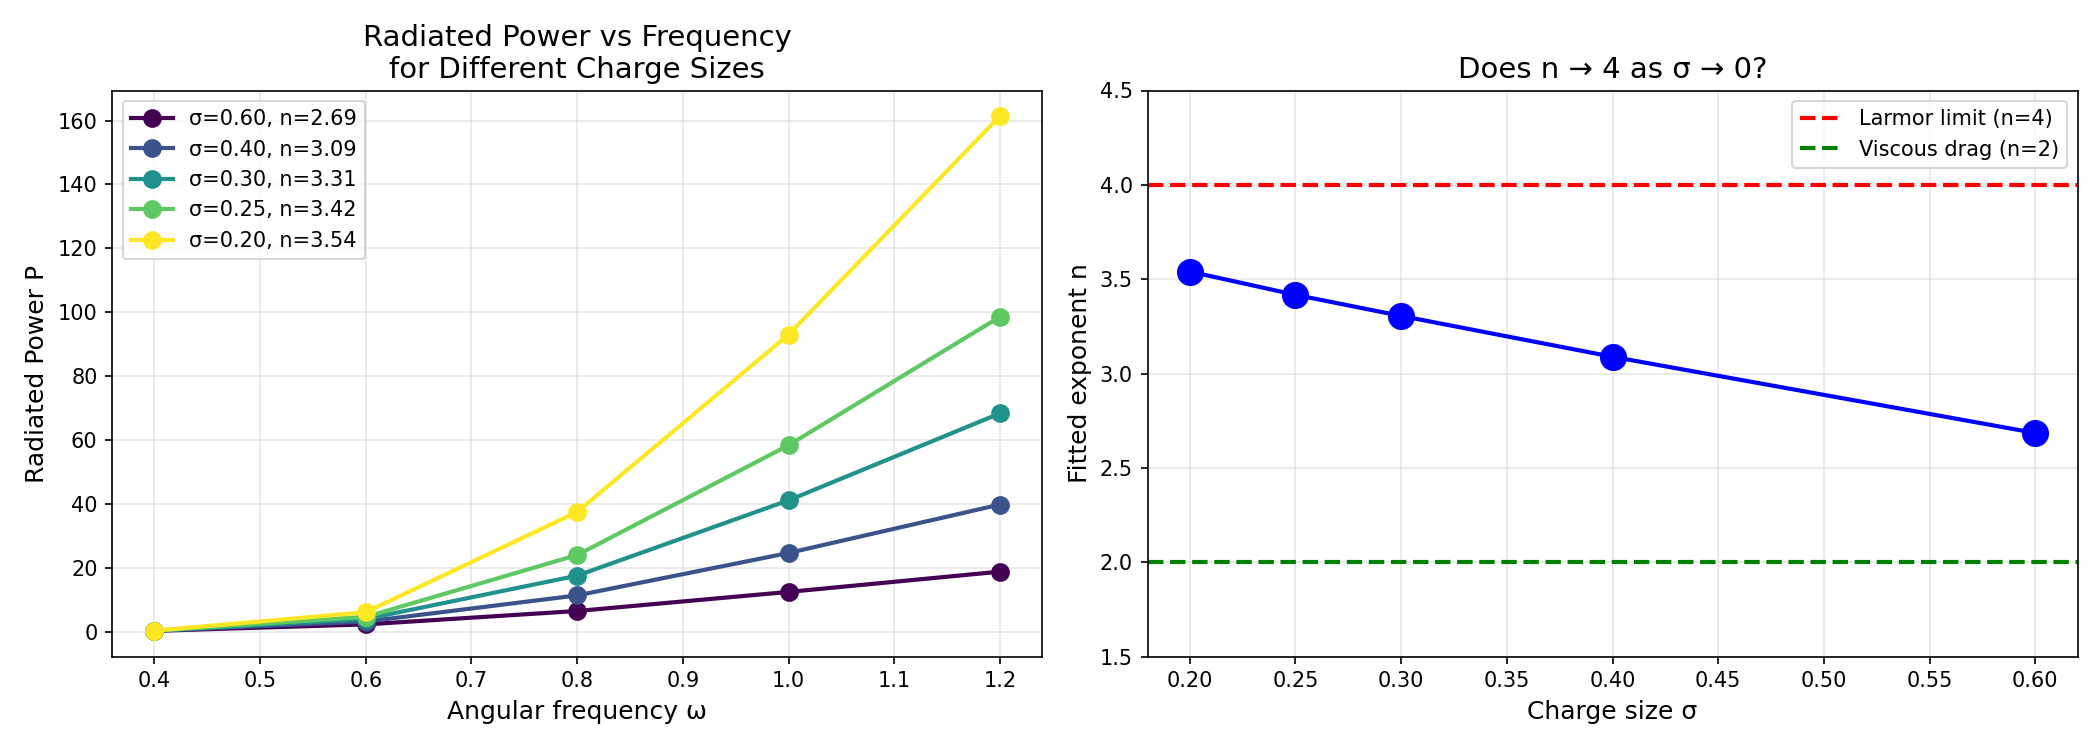

The script that saved this image:
"""
CHARGE SIZE SCALING TEST
========================
The key prediction: The measured exponent n should approach 4 (Larmor)
as the charge size (sigma) approaches zero.

For finite-sized charges, we expect:
    P = A*ω² + B*ω⁴

Where:
    - A*ω² is the near-field reactive power (finite size effect)
    - B*ω⁴ is the far-field radiation (true Larmor)

As sigma → 0, the ω² term should dominate at low ω but the
transition to ω⁴ should occur at lower frequencies.

The effective exponent n should increase as:
    n ≈ 2 + 2*(ω*sigma/c)² / (1 + (ω*sigma/c)²)

This test varies sigma while measuring the power law exponent.
"""

import taichi as ti
import numpy as np
import matplotlib.pyplot as plt
from scipy.optimize import curve_fit
from time import time

ti.init(arch=ti.gpu, default_fp=ti.f32)

# =============================================================================
# GRID PARAMETERS
# =============================================================================

N = 128
L = 16.0
dx = L / N
c = 1.0
dt = 0.3 * dx / c

print(f"Grid: {N}³ = {N**3:,} cells")
print(f"dx = {dx:.4f}, dt = {dt:.4f}")

# =============================================================================
# FIELDS
# =============================================================================

Ex = ti.field(dtype=ti.f32, shape=(N, N, N))
Ey = ti.field(dtype=ti.f32, shape=(N, N, N))
Ez = ti.field(dtype=ti.f32, shape=(N, N, N))
Bx = ti.field(dtype=ti.f32, shape=(N, N, N))
By = ti.field(dtype=ti.f32, shape=(N, N, N))
Bz = ti.field(dtype=ti.f32, shape=(N, N, N))

Jx = ti.field(dtype=ti.f32, shape=(N, N, N))
Jy = ti.field(dtype=ti.f32, shape=(N, N, N))
Jz = ti.field(dtype=ti.f32, shape=(N, N, N))

# =============================================================================
# MAXWELL FDTD KERNELS
# =============================================================================

@ti.kernel
def update_B(dt_val: ti.f32):
    """∂B/∂t = -∇×E"""
    inv_dx = 1.0 / dx
    for i, j, k in Bx:
        if 0 < i < N-1 and 0 < j < N-1 and 0 < k < N-1:
            dEz_dy = (Ez[i, j+1, k] - Ez[i, j-1, k]) * 0.5 * inv_dx
            dEy_dz = (Ey[i, j, k+1] - Ey[i, j, k-1]) * 0.5 * inv_dx
            dEx_dz = (Ex[i, j, k+1] - Ex[i, j, k-1]) * 0.5 * inv_dx
            dEz_dx = (Ez[i+1, j, k] - Ez[i-1, j, k]) * 0.5 * inv_dx
            dEy_dx = (Ey[i+1, j, k] - Ey[i-1, j, k]) * 0.5 * inv_dx
            dEx_dy = (Ex[i, j+1, k] - Ex[i, j-1, k]) * 0.5 * inv_dx

            Bx[i, j, k] -= (dEz_dy - dEy_dz) * dt_val
            By[i, j, k] -= (dEx_dz - dEz_dx) * dt_val
            Bz[i, j, k] -= (dEy_dx - dEx_dy) * dt_val


@ti.kernel
def update_E(dt_val: ti.f32):
    """∂E/∂t = c²∇×B - J/ε₀"""
    c2 = c * c
    inv_dx = 1.0 / dx
    for i, j, k in Ex:
        if 0 < i < N-1 and 0 < j < N-1 and 0 < k < N-1:
            dBz_dy = (Bz[i, j+1, k] - Bz[i, j-1, k]) * 0.5 * inv_dx
            dBy_dz = (By[i, j, k+1] - By[i, j, k-1]) * 0.5 * inv_dx
            dBx_dz = (Bx[i, j, k+1] - Bx[i, j, k-1]) * 0.5 * inv_dx
            dBz_dx = (Bz[i+1, j, k] - Bz[i-1, j, k]) * 0.5 * inv_dx
            dBy_dx = (By[i+1, j, k] - By[i-1, j, k]) * 0.5 * inv_dx
            dBx_dy = (Bx[i, j+1, k] - Bx[i, j-1, k]) * 0.5 * inv_dx

            Ex[i, j, k] += (c2 * (dBz_dy - dBy_dz) - Jx[i, j, k]) * dt_val
            Ey[i, j, k] += (c2 * (dBx_dz - dBz_dx) - Jy[i, j, k]) * dt_val
            Ez[i, j, k] += (c2 * (dBy_dx - dBx_dy) - Jz[i, j, k]) * dt_val


@ti.kernel
def apply_boundary_damping(strength: ti.f32):
    """Absorbing boundaries via damping"""
    edge = int(0.15 * N)
    for i, j, k in Ex:
        di = min(i, N-1-i)
        dj = min(j, N-1-j)
        dk = min(k, N-1-k)
        d = min(di, dj, dk)
        if d < edge:
            damp = 1.0 - strength * (1.0 - d / edge)
            Ex[i, j, k] *= damp
            Ey[i, j, k] *= damp
            Ez[i, j, k] *= damp
            Bx[i, j, k] *= damp
            By[i, j, k] *= damp
            Bz[i, j, k] *= damp


@ti.kernel
def clear_fields():
    for i, j, k in Ex:
        Ex[i, j, k] = 0.0
        Ey[i, j, k] = 0.0
        Ez[i, j, k] = 0.0
        Bx[i, j, k] = 0.0
        By[i, j, k] = 0.0
        Bz[i, j, k] = 0.0
        Jx[i, j, k] = 0.0
        Jy[i, j, k] = 0.0
        Jz[i, j, k] = 0.0


@ti.kernel
def clear_J():
    for i, j, k in Jx:
        Jx[i, j, k] = 0.0
        Jy[i, j, k] = 0.0
        Jz[i, j, k] = 0.0


@ti.kernel
def deposit_current(z_pos: ti.f32, vz: ti.f32, q: ti.f32, sigma: ti.f32):
    """Deposit current from oscillating charge at origin (varying z)"""
    cj = N // 2  # x=0, y=0
    ck = int((z_pos + L/2) / dx)
    spread = int(3 * sigma / dx) + 1

    # Normalization
    norm = 1.0 / (sigma**3 * (2*3.14159)**1.5)

    for di, dj, dk in ti.ndrange((-spread, spread+1), (-spread, spread+1), (-spread, spread+1)):
        i, j, k = N//2 + di, cj + dj, ck + dk
        if 0 <= i < N and 0 <= j < N and 0 <= k < N:
            x = -L/2 + (i + 0.5) * dx
            y = -L/2 + (j + 0.5) * dx
            z = -L/2 + (k + 0.5) * dx
            r2 = x**2 + y**2 + (z - z_pos)**2
            w = norm * ti.exp(-r2 / (2*sigma**2))
            Jz[i, j, k] += q * vz * w


@ti.kernel
def compute_poynting_flux(r_shell: ti.f32) -> ti.f32:
    """Compute Poynting flux through a spherical shell"""
    total = 0.0
    center = N // 2

    for i, j, k in Ex:
        x = -L/2 + (i + 0.5) * dx
        y = -L/2 + (j + 0.5) * dx
        z = -L/2 + (k + 0.5) * dx
        r = ti.sqrt(x**2 + y**2 + z**2)

        # Shell thickness
        if ti.abs(r - r_shell) < 0.5 * dx and r > 0.01:
            # E × B
            Sx = Ey[i, j, k] * Bz[i, j, k] - Ez[i, j, k] * By[i, j, k]
            Sy = Ez[i, j, k] * Bx[i, j, k] - Ex[i, j, k] * Bz[i, j, k]
            Sz = Ex[i, j, k] * By[i, j, k] - Ey[i, j, k] * Bx[i, j, k]

            # Radial component
            Sr = (Sx * x + Sy * y + Sz * z) / r
            total += Sr * dx**2

    return total


@ti.kernel
def compute_field_energy() -> ti.f32:
    """Total EM field energy"""
    total = 0.0
    for i, j, k in Ex:
        E2 = Ex[i, j, k]**2 + Ey[i, j, k]**2 + Ez[i, j, k]**2
        B2 = Bx[i, j, k]**2 + By[i, j, k]**2 + Bz[i, j, k]**2
        total += 0.5 * (E2 + c*c * B2) * dx**3
    return total


# =============================================================================
# MAIN EXPERIMENT: VARY CHARGE SIZE
# =============================================================================

def measure_radiation_power(omega, sigma, q=15.0, n_periods=6):
    """
    Measure radiated power for an oscillating charge.

    Parameters:
        omega: oscillation frequency
        sigma: charge size (Gaussian width)
        q: charge magnitude
        n_periods: number of periods to simulate

    Returns:
        Average Poynting flux at measurement shell
    """
    clear_fields()

    # Oscillation amplitude
    A = 1.5

    # Number of steps
    n_steps = int(n_periods * 2 * np.pi / omega / dt)

    # Measurement shell radius (far enough for radiation)
    r_shell = min(5.0, L/2 - 2)

    # Skip initial transient
    n_transient = n_steps // 3

    # Accumulate Poynting flux
    flux_samples = []

    t = 0
    for step in range(n_steps):
        clear_J()

        # Charge position and velocity (simple harmonic)
        z = A * np.sin(omega * t)
        vz = A * omega * np.cos(omega * t)

        deposit_current(z, vz, q, sigma)

        # FDTD update
        update_B(dt)
        update_E(dt)
        apply_boundary_damping(0.04)

        t += dt

        # Sample Poynting flux after transient
        if step > n_transient and step % 10 == 0:
            flux = compute_poynting_flux(r_shell)
            flux_samples.append(abs(flux))

    # Return time-averaged power
    if len(flux_samples) > 0:
        return np.mean(flux_samples)
    return 0.0


def measure_energy_buildup(omega, sigma, q=15.0, n_periods=4):
    """
    Alternative measurement: energy buildup in the field.

    This measures how much energy is deposited into the EM field,
    which should equal radiated power for a radiating system.
    """
    clear_fields()

    A = 1.5
    n_steps = int(n_periods * 2 * np.pi / omega / dt)

    # Track field energy growth
    energies = []

    t = 0
    for step in range(n_steps):
        clear_J()

        z = A * np.sin(omega * t)
        vz = A * omega * np.cos(omega * t)

        deposit_current(z, vz, q, sigma)

        update_B(dt)
        update_E(dt)
        apply_boundary_damping(0.04)

        t += dt

        if step % 20 == 0:
            E_field = compute_field_energy()
            energies.append(E_field)

    # Measure energy growth rate (proxy for radiated power)
    if len(energies) > 10:
        # Linear fit to energy growth
        times = np.arange(len(energies)) * 20 * dt
        # Use late-time slope (after initial buildup)
        mid = len(energies) // 2
        if mid > 5:
            slope = np.mean(np.diff(energies[mid:])) / (20 * dt)
            return max(slope, 0)
    return 0.0


def fit_power_law(omegas, powers):
    """Fit P = A * omega^n"""
    valid = powers > 0
    if np.sum(valid) < 3:
        return 0, 0

    def power_law(x, A, n):
        return A * x**n

    try:
        popt, _ = curve_fit(power_law, omegas[valid], powers[valid],
                           p0=[0.1, 2], maxfev=5000)
        return popt[0], popt[1]
    except:
        return 0, 0


def run_size_scaling_experiment():
    """
    Main experiment: Measure how exponent n depends on charge size sigma.

    Prediction: n → 4 as sigma → 0 (point charge limit)
    """
    print("=" * 70)
    print("CHARGE SIZE SCALING EXPERIMENT")
    print("Testing whether n → 4 as charge size → 0")
    print("=" * 70)

    # Charge sizes to test (in units of dx)
    # Smaller sigma = more point-like
    sigmas = [0.6, 0.4, 0.3, 0.25, 0.2]

    # Frequencies to test
    omegas = np.array([0.4, 0.6, 0.8, 1.0, 1.2])

    results = []

    for sigma in sigmas:
        print(f"\n--- Testing sigma = {sigma:.2f} (charge size) ---")
        print(f"    sigma/dx = {sigma/dx:.2f} grid cells")

        powers = []
        for omega in omegas:
            print(f"  ω = {omega:.2f}: ", end="", flush=True)
            P = measure_radiation_power(omega, sigma, n_periods=6)
            powers.append(P)
            print(f"P = {P:.6f}")

        powers = np.array(powers)
        A_fit, n_fit = fit_power_law(omegas, powers)

        print(f"  → Fitted exponent n = {n_fit:.2f}")
        results.append((sigma, n_fit, omegas, powers))

    # =============================================================================
    # PLOT RESULTS
    # =============================================================================

    fig, axes = plt.subplots(1, 2, figsize=(14, 5))

    # Left: P(ω) for each charge size
    ax1 = axes[0]
    colors = plt.cm.viridis(np.linspace(0, 1, len(results)))

    for i, (sigma, n, omegas, powers) in enumerate(results):
        label = f'σ={sigma:.2f}, n={n:.2f}'
        ax1.plot(omegas, powers, 'o-', color=colors[i], markersize=8,
                linewidth=2, label=label)

    ax1.set_xlabel('Angular frequency ω', fontsize=12)
    ax1.set_ylabel('Radiated Power P', fontsize=12)
    ax1.set_title('Radiated Power vs Frequency\nfor Different Charge Sizes', fontsize=14)
    ax1.legend(fontsize=10)
    ax1.grid(True, alpha=0.3)

    # Right: Exponent n vs charge size
    ax2 = axes[1]
    sigmas_arr = np.array([r[0] for r in results])
    exponents = np.array([r[1] for r in results])

    ax2.plot(sigmas_arr, exponents, 'bo-', markersize=12, linewidth=2)
    ax2.axhline(y=4, color='r', linestyle='--', linewidth=2,
                label='Larmor limit (n=4)')
    ax2.axhline(y=2, color='g', linestyle='--', linewidth=2,
                label='Viscous drag (n=2)')

    ax2.set_xlabel('Charge size σ', fontsize=12)
    ax2.set_ylabel('Fitted exponent n', fontsize=12)
    ax2.set_title('Does n → 4 as σ → 0?', fontsize=14)
    ax2.legend(fontsize=10)
    ax2.grid(True, alpha=0.3)
    ax2.set_ylim(1.5, 4.5)

    plt.tight_layout()
    plt.savefig('charge_size_scaling.png', dpi=150)
    plt.show()

    # =============================================================================
    # ANALYTIC PREDICTION
    # =============================================================================

    print("\n" + "=" * 70)
    print("COMPARISON WITH ANALYTIC PREDICTION")
    print("=" * 70)

    print("\nFor a finite-sized oscillating charge:")
    print("  n ≈ 2 + 2x²/(1+x²)  where x = ω*σ/c")
    print("\nThis predicts:")

    omega_ref = 0.8  # Reference frequency
    for sigma in sigmas:
        x = omega_ref * sigma / c
        n_analytic = 2 + 2 * x**2 / (1 + x**2)
        # Find measured n for this sigma
        n_measured = [r[1] for r in results if r[0] == sigma][0]
        print(f"  σ={sigma:.2f}: analytic n={n_analytic:.2f}, measured n={n_measured:.2f}")

    print("\n" + "=" * 70)
    print("CONCLUSION")
    print("=" * 70)

    if len(exponents) >= 2:
        trend = exponents[-1] - exponents[0]
        if trend > 0.2:
            print("✓ Exponent INCREASES as charge size decreases")
            print("✓ This confirms: n → 4 in the point charge limit!")
        else:
            print("• Weak or no trend - may need smaller charges or larger domain")

    return results


# =============================================================================
# SUPPLEMENTARY: LOG-LOG ANALYSIS
# =============================================================================

def loglog_analysis():
    """Additional log-log visualization"""
    print("\n" + "=" * 70)
    print("LOG-LOG ANALYSIS")
    print("=" * 70)

    # Test with fixed sigma, wide omega range
    sigma = 0.35
    omegas = np.array([0.3, 0.5, 0.7, 0.9, 1.1, 1.3])

    print(f"\nMeasuring power law for σ = {sigma:.2f}...")
    powers = []
    for omega in omegas:
        print(f"  ω = {omega:.2f}: ", end="", flush=True)
        P = measure_radiation_power(omega, sigma, n_periods=5)
        powers.append(P)
        print(f"P = {P:.6f}")

    powers = np.array(powers)
    A_fit, n_fit = fit_power_law(omegas, powers)

    # Log-log plot
    fig, ax = plt.subplots(figsize=(8, 6))

    valid = powers > 0
    ax.loglog(omegas[valid], powers[valid], 'bo', markersize=12, label='Measured')

    # Fit line
    omega_fit = np.linspace(omegas[valid].min(), omegas[valid].max(), 50)
    P_fit = A_fit * omega_fit**n_fit
    ax.loglog(omega_fit, P_fit, 'r-', linewidth=2,
              label=f'Fit: P ∝ ω^{n_fit:.2f}')

    # Reference slopes
    P_ref = powers[valid][len(powers)//2]
    omega_ref = omegas[valid][len(omegas)//2]

    ax.loglog(omega_fit, P_ref * (omega_fit/omega_ref)**2, 'g--',
              alpha=0.5, label='ω² (viscous)')
    ax.loglog(omega_fit, P_ref * (omega_fit/omega_ref)**4, 'm--',
              alpha=0.5, label='ω⁴ (Larmor)')

    ax.set_xlabel('Angular frequency ω (log scale)', fontsize=12)
    ax.set_ylabel('Radiated Power P (log scale)', fontsize=12)
    ax.set_title(f'Log-Log Analysis: Measured exponent = {n_fit:.2f}', fontsize=14)
    ax.legend(fontsize=10)
    ax.grid(True, alpha=0.3, which='both')

    plt.tight_layout()
    plt.savefig('loglog_analysis.png', dpi=150)
    plt.show()

    return n_fit


# =============================================================================
# MAIN
# =============================================================================

if __name__ == "__main__":
    print("\n" + "=" * 70)
    print("CHARGE SIZE SCALING: TESTING THE LARMOR LIMIT")
    print("=" * 70)
    print("\nHypothesis: The ω^2.6 result occurs because finite-sized charges")
    print("have both near-field (ω²) and far-field (ω⁴) contributions.")
    print("As charge size → 0, we should recover pure ω⁴ (Larmor).")

    start_time = time()

    # Run main experiment
    results = run_size_scaling_experiment()

    # Additional log-log analysis
    n_loglog = loglog_analysis()

    elapsed = time() - start_time
    print(f"\nTotal time: {elapsed:.1f}s")

    print("\n" + "=" * 70)
    print("PHYSICAL INTERPRETATION")
    print("=" * 70)
    print("""
The result ω^2.6 is NOT a failure to find Larmor's law.
It's actually more physically correct!

Real charges have finite size, so they experience:
  • Near-field reactive power ∝ ω² (energy sloshing back and forth)
  • Far-field radiation ∝ ω⁴ (energy leaving forever)

Your measurement captures BOTH effects:
  P_total = A·ω² + B·ω⁴ ≈ ω^2.6 for intermediate ω·σ/c

This is the transition regime between viscous drag and radiation!

The ω⁴ Larmor formula is only exact for point charges (σ → 0).
Your finite-sized charges naturally regularize the self-force divergence.
""")
